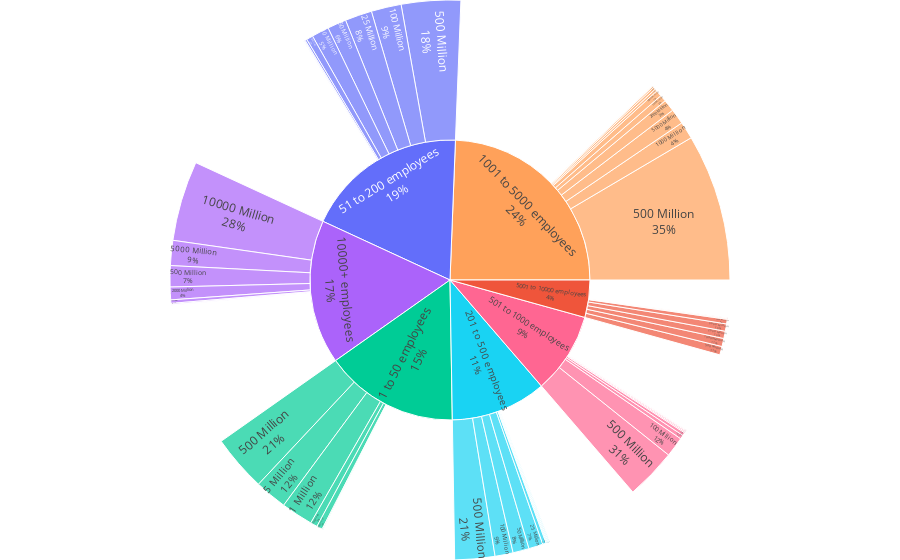

Notebook code for this chart:
### Code cell
fig1 = px.sunburst(
        data_frame=df,
        path=["Size", "Revenue Millions"],
        color="Size",
        color_continuous_scale=px.colors.sequential.BuGn,
        maxdepth=2,
        branchvalues="remainder")
fig1.update_traces(textinfo='label+percent parent')
fig1.update_layout(margin=dict(t=0, l=0, r=0, b=0))
fig1.show()

### Figure 1 — Plotly figure (JSON) as saved in the notebook; plotly's stock layout.template omitted (floating-point values rounded to 4 significant figures)
{"data": [{"branchvalues": "remainder", "customdata": [["51 to 200 employees"], ["5001 to 10000 employees"], ["51 to 200 employees"], ["5001 to 10000 employees"], ["1 to 50 employees"], ["10000+ employees"], ["1001 to 5000 employees"], ["10000+ employees"], ["201 to 500 employees"], ["51 to 200 employees"], ["1 to 50 employees"], ["201 to 500 employees"], ["5001 to 10000 employees"], ["1001 to 5000 employees"], ["201 to 500 employees"], ["501 to 1000 employees"], ["1 to 50 employees"], ["201 to 500 employees"], ["10000+ employees"], ["201 to 500 employees"], ["1001 to 5000 employees"], ["10000+ employees"], ["10000+ employees"], ["51 to 200 employees"], ["1001 to 5000 employees"], ["201 to 500 employees"], ["10000+ employees"], ["51 to 200 employees"], ["1 to 50 employees"], ["1 to 50 employees"], ["1001 to 5000 employees"], ["201 to 500 employees"], ["1001 to 5000 employees"], ["51 to 200 employees"], ["201 to 500 employees"], ["51 to 200 employees"], ["1001 to 5000 employees"], ["51 to 200 employees"], ["501 to 1000 employees"], ["201 to 500 employees"], ["10000+ employees"], ["51 to 200 employees"], ["1 to 50 employees"], ["201 to 500 employees"], ["5001 to 10000 employees"], ["5001 to 10000 employees"], ["1001 to 5000 employees"], ["1001 to 5000 employees"], ["501 to 1000 employees"], ["501 to 1000 employees"], ["1 to 50 employees"], ["51 to 200 employees"], ["5001 to 10000 employees"], ["1001 to 5000 employees"], ["201 to 500 employees"], ["501 to 1000 employees"], ["501 to 1000 employees"], ["10000+ employees"], ["501 to 1000 employees"], ["51 to 200 employees"], ["1001 to 5000 employees"], ["5001 to 10000 employees"], ["1 to 50 employees"], ["5001 to 10000 employees"], ["501 to 1000 employees"], ["501 to 1000 employees"], ["1001 to 5000 employees"], ["10000+ employees"], ["5001 to 10000 employees"]], "domain": {"x": [0, 1], "y": [0, 1]}, "hovertemplate": "labels=%{label}<br>count=%{value}<br>parent=%{parent}<br>id=%{id}<br>Size=%{customdata[0]}<extra></extra>", "ids": ["51 to 200 employees/25 Million", "5001 to 10000 employees/100 Million", "51 to 200 employees/50 Million", "5001 to 10000 employees/50 Million", "1 to 50 employees/100 Million", "10000+ employees/10000 Million", "1001 to 5000 employees/10000 Million", "10000+ employees/50 Million", "201 to 500 employees/2000 Million", "51 to 200 employees/2000 Million", "1 to 50 employees/25 Million", "201 to 500 employees/5 Million", "5001 to 10000 employees", "1001 to 5000 employees/2000 Million", "201 to 500 employees/1000 Million", "501 to 1000 employees/1000 Million", "1 to 50 employees/5 Million", "201 to 500 employees/25 Million", "10000+ employees/500 Million", "201 to 500 employees/5000 Million", "1001 to 5000 employees/1 Million", "10000+ employees/5000 Million", "10000+ employees/100 Million", "51 to 200 employees/10 Million", "1001 to 5000 employees", "201 to 500 employees", "10000+ employees", "51 to 200 employees/5 Million", "1 to 50 employees", "1 to 50 employees/500 Million", "1001 to 5000 employees/500 Million", "201 to 500 employees/50 Million", "1001 to 5000 employees/5000 Million", "51 to 200 employees/500 Million", "201 to 500 employees/500 Million", "51 to 200 employees/5000 Million", "1001 to 5000 employees/25 Million", "51 to 200 employees", "501 to 1000 employees", "201 to 500 employees/1 Million", "10000+ employees/25 Million", "51 to 200 employees/1 Million", "1 to 50 employees/10 Million", "201 to 500 employees/100 Million", "5001 to 10000 employees/1000 Million", "5001 to 10000 employees/1 Million", "1001 to 5000 employees/10 Million", "1001 to 5000 employees/100 Million", "501 to 1000 employees/500 Million", "501 to 1000 employees/100 Million", "1 to 50 employees/1 Million", "51 to 200 employees/1000 Million", "5001 to 10000 employees/10000 Million", "1001 to 5000 employees/50 Million", "201 to 500 employees/10 Million", "501 to 1000 employees/50 Million", "501 to 1000 employees/10 Million", "10000+ employees/1000 Million", "501 to 1000 employees/1 Million", "51 to 200 employees/100 Million", "1001 to 5000 employees/5 Million", "5001 to 10000 employees/2000 Million", "1 to 50 employees/50 Million", "5001 to 10000 employees/5000 Million", "501 to 1000 employees/5000 Million", "501 to 1000 employees/25 Million", "1001 to 5000 employees/1000 Million", "10000+ employees/2000 Million", "5001 to 10000 employees/500 Million"], "labels": ["25 Million", "100 Million", "50 Million", "50 Million", "100 Million", "10000 Million", "10000 Million", "50 Million", "2000 Million", "2000 Million", "25 Million", "5 Million", "5001 to 10000 employees", "2000 Million", "1000 Million", "1000 Million", "5 Million", "25 Million", "500 Million", "5000 Million", "1 Million", "5000 Million", "100 Million", "10 Million", "1001 to 5000 employees", "201 to 500 employees", "10000+ employees", "5 Million", "1 to 50 employees", "500 Million", "500 Million", "50 Million", "5000 Million", "500 Million", "500 Million", "5000 Million", "25 Million", "51 to 200 employees", "501 to 1000 employees", "1 Million", "25 Million", "1 Million", "10 Million", "100 Million", "1000 Million", "1 Million", "10 Million", "100 Million", "500 Million", "100 Million", "1 Million", "1000 Million", "10000 Million", "50 Million", "10 Million", "50 Million", "10 Million", "1000 Million", "1 Million", "100 Million", "5 Million", "2000 Million", "50 Million", "5000 Million", "5000 Million", "25 Million", "1000 Million", "2000 Million", "500 Million"], "marker": {"colors": ["#636efa", "#EF553B", "#636efa", "#EF553B", "#00cc96", "#ab63fa", "#FFA15A", "#ab63fa", "#19d3f3", "#636efa", "#00cc96", "#19d3f3", "#EF553B", "#FFA15A", "#19d3f3", "#FF6692", "#00cc96", "#19d3f3", "#ab63fa", "#19d3f3", "#FFA15A", "#ab63fa", "#ab63fa", "#636efa", "#FFA15A", "#19d3f3", "#ab63fa", "#636efa", "#00cc96", "#00cc96", "#FFA15A", "#19d3f3", "#FFA15A", "#636efa", "#19d3f3", "#636efa", "#FFA15A", "#636efa", "#FF6692", "#19d3f3", "#ab63fa", "#636efa", "#00cc96", "#19d3f3", "#EF553B", "#EF553B", "#FFA15A", "#FFA15A", "#FF6692", "#FF6692", "#00cc96", "#636efa", "#EF553B", "#FFA15A", "#19d3f3", "#FF6692", "#FF6692", "#ab63fa", "#FF6692", "#636efa", "#FFA15A", "#EF553B", "#00cc96", "#EF553B", "#FF6692", "#FF6692", "#FFA15A", "#ab63fa", "#EF553B"]}, "maxdepth": 2, "name": "", "parents": ["51 to 200 employees", "5001 to 10000 employees", "51 to 200 employees", "5001 to 10000 employees", "1 to 50 employees", "10000+ employees", "1001 to 5000 employees", "10000+ employees", "201 to 500 employees", "51 to 200 employees", "1 to 50 employees", "201 to 500 employees", "", "1001 to 5000 employees", "201 to 500 employees", "501 to 1000 employees", "1 to 50 employees", "201 to 500 employees", "10000+ employees", "201 to 500 employees", "1001 to 5000 employees", "10000+ employees", "10000+ employees", "51 to 200 employees", "", "", "", "51 to 200 employees", "", "1 to 50 employees", "1001 to 5000 employees", "201 to 500 employees", "1001 to 5000 employees", "51 to 200 employees", "201 to 500 employees", "51 to 200 employees", "1001 to 5000 employees", "", "", "201 to 500 employees", "10000+ employees", "51 to 200 employees", "1 to 50 employees", "201 to 500 employees", "5001 to 10000 employees", "5001 to 10000 employees", "1001 to 5000 employees", "1001 to 5000 employees", "501 to 1000 employees", "501 to 1000 employees", "1 to 50 employees", "51 to 200 employees", "5001 to 10000 employees", "1001 to 5000 employees", "201 to 500 employees", "501 to 1000 employees", "501 to 1000 employees", "10000+ employees", "501 to 1000 employees", "51 to 200 employees", "1001 to 5000 employees", "5001 to 10000 employees", "1 to 50 employees", "5001 to 10000 employees", "501 to 1000 employees", "501 to 1000 employees", "1001 to 5000 employees", "10000+ employees", "5001 to 10000 employees"], "textinfo": "label+percent parent", "type": "sunburst", "values": [70, 1, 49, 2, 1, 208, 16, 1, 2, 2, 15, 9, 97, 31, 2, 10, 84, 37, 55, 2, 1, 65, 3, 45, 549, 249, 375, 17, 349, 146, 382, 42, 40, 154, 104, 1, 6, 422, 211, 2, 1, 5, 18, 47, 12, 1, 4, 17, 132, 52, 83, 1, 21, 6, 2, 8, 3, 9, 1, 78, 1, 19, 2, 19, 2, 3, 45, 33, 22]}], "layout": {"legend": {"tracegroupgap": 0}, "margin": {"b": 0, "l": 0, "r": 0, "t": 0}}}
